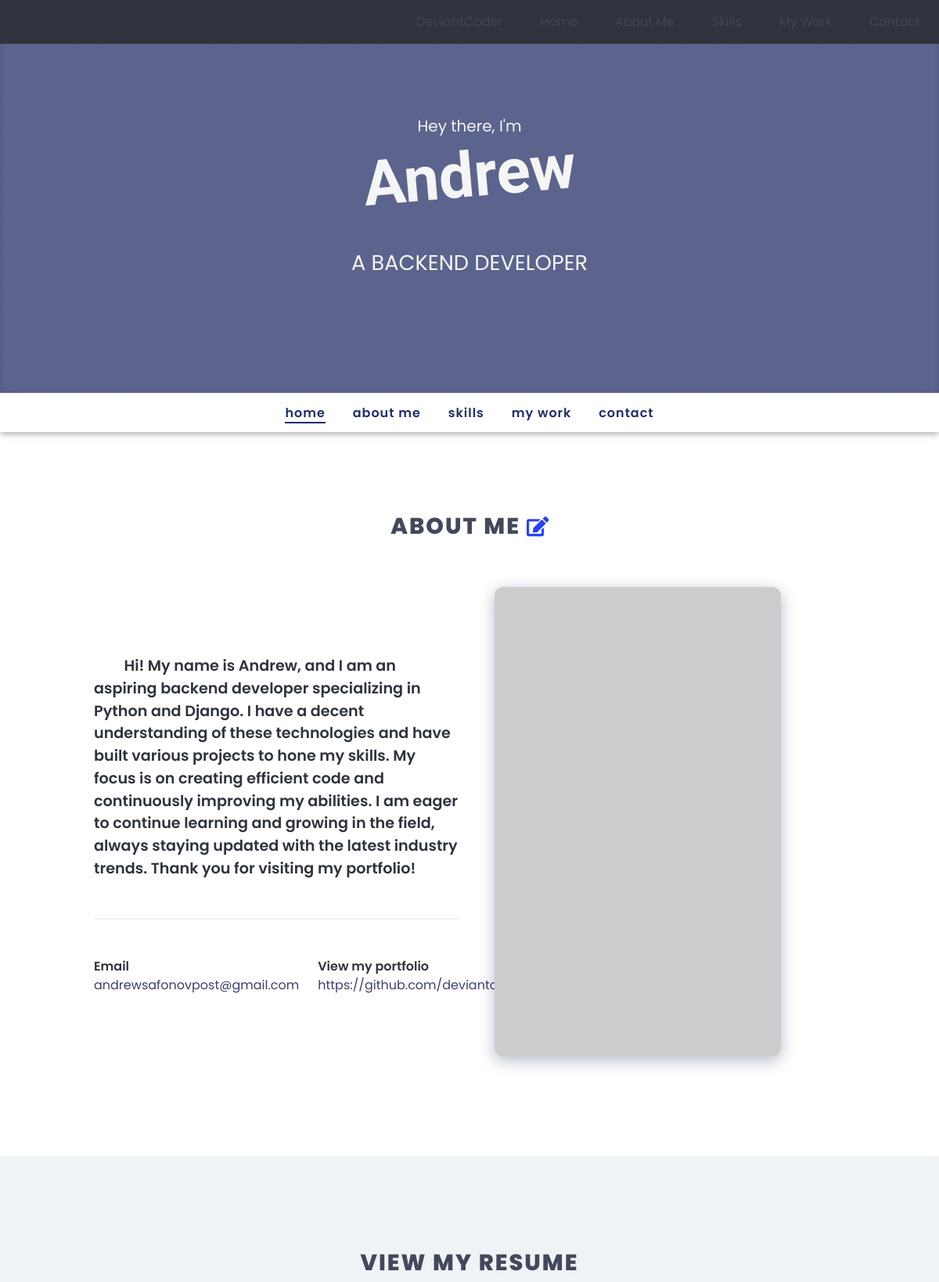
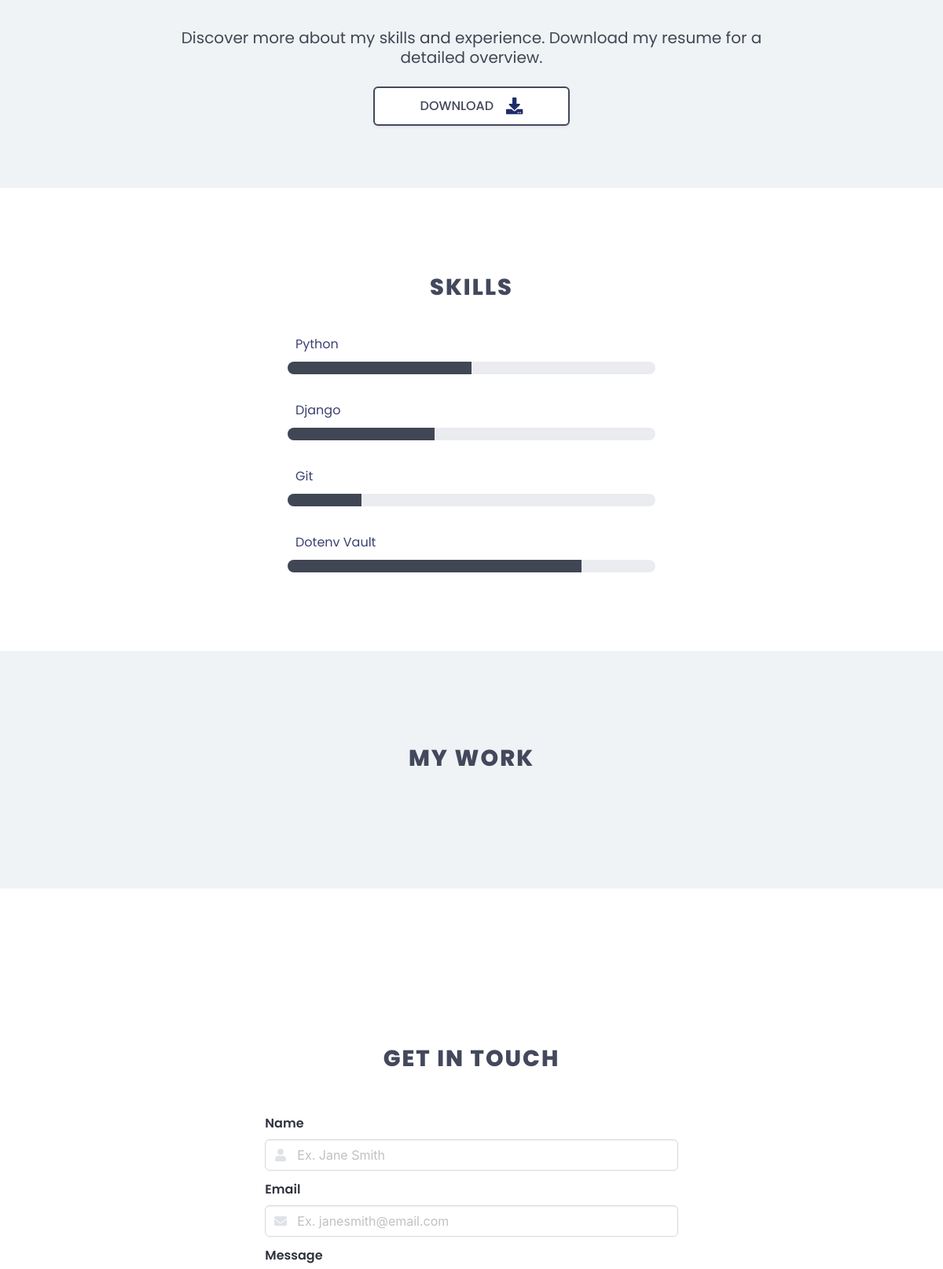
The page / (upper part) on the database its author committed (2 pictures, top to bottom).
### portfolio/models.py (models this page shows, shortened)
class Portfolio(models.Model):
    name = models.CharField(max_length=50, null=True, blank=True)
    bio = models.TextField(null=True, blank=True)
    email = models.EmailField(max_length=50, null=True, blank=True)
    github = models.CharField(max_length=100, null=True, blank=True)
    resume = models.FileField(upload_to='resume', null=True, blank=True)

class Skill(models.Model):
    portfolio = models.ForeignKey(Portfolio, on_delete=models.CASCADE, null=True, blank=True)
    name = models.CharField(max_length=50, null=True, blank=True)
    progress = models.IntegerField(default=0, validators=[
        MinValueValidator(0),
        MaxValueValidator(100)
    ])
    id = models.UUIDField(default=uuid4, unique=True, editable=False, primary_key=True)
    def __str__(self):
        return self.name

class Message(models.Model):
    name = models.CharField(max_length=100, null=True, blank=True)
    email = models.EmailField(max_length=100, null=True)
    message = models.TextField()
    created = models.DateTimeField(auto_now_add=True)
    id = models.UUIDField(default=uuid4, unique=True, editable=False, primary_key=True)

### portfolio/views.py (the view)
# urls.py: path('', views.index, name='index'),
def index(request):
    portfolio = Portfolio.objects.first()
    skills = portfolio.skill_set.all()
    form = MessageForm()
    if request.method == 'POST':
        send_message(request)
    github_repos = get_github_repos()
    print()
    context = {
        'portfolio': portfolio,
        'skills': skills,
        'form': form,
        'github_repos': github_repos,
    }
    return render(request, 'portfolio/portfolio.html', context)

### portfolio/forms.py
class MessageForm(forms.ModelForm):
    class Meta:
        model = Message
        fields = ['name', 'email', 'message']
        widgets = {
            'name': forms.TextInput(attrs={
                'class': 'input', 'placeholder': 'Ex. Jane Smith', 'type': 'text', 'name': 'Name'
            }),
            'email': forms.EmailInput(attrs={
                'class': 'input', 'placeholder': 'Ex. janesmith@email.com', 'type': 'email', 'name': 'Email'
            }),
            'message': forms.Textarea(attrs={
                'class': 'textarea', 'placeholder': 'Your message', 'name': 'Message'
            }),
        }

### portfolio/views.py (called while the page is built, shortened)
def get_github_repos():
    url = 'https://api.github.com/users/deviantcoder/repos'
    try:
        response = requests.get(url)
        response.raise_for_status()
        github_repos = response.json()
    except requests.RequestException as e:
        print(f'Error fetching GitHub repos: {e}')
        return []

### portfolio/templates/portfolio/portfolio.html (shortened to what this page needs)
{% extends 'main.html' %}
{% block content %}
{% load static %}
<div class="hero-body">
    <div class="container has-text-centered">
      <h1 class="subtitle">Hey there, I'm</h1>
      <h2 class="title">{{ portfolio.name }}</h2>
      <h1 class="subtitle profession">a backend developer</h1>
    </div>
  </div>
  <div class="hero-foot ">
    <div class="hero-foot--wrapper">
      <div class="columns">
        <div class="column is-12 hero-menu-desktop has-text-centered is-fixed-top">
          <ul>
            <li class="is-active">
              <a href="#home">Home</a>
            </li>
            <li>
              <a href="#about-me">About Me</a>
            </li>
            <li>
              <a href="#skills">Skills</a>
            </li>
            <li>
              <a href="#my-work">My Work</a>
            </li>
            <li>
              <a href="#contact">Contact</a>
            </li>
          </ul>
        </div>
      </div>
    </div>
  </div>
</section>
</div>
<div class="main-content">
<div class="section-light about-me" id="about-me">
  <div class="container">
    <div class="column is-12 about-me">
      <h1 class="title has-text-centered section-title">About Me <a href="{% url 'edit_portfolio' %}">
        <i class="fas fa-edit fa-sm"></i>
      </a></h1>
    </div>
    <div class="columns is-multiline">
      <div
        class="column is-6 has-vertically-aligned-content"
        data-aos="fade-right"
      >
        <p class="is-larger">
          &emsp;&emsp;<strong
            >{{ portfolio.bio }}</strong
          >
        </p>
        <br />
        <hr>
        <br />
        <div class="columns about-links">
          <div class="column">
            <p class="heading">
              <strong>Email</strong>
            </p>
            <p class="subheading">
              {{ portfolio.email }}
            </p>
          </div>
          <div class="column">
            <p class="heading">
              <strong>View my portfolio</strong>
            </p>
            <p class="subheading">
              {{ portfolio.github }}
            </p>
          </div>
        </div>
      </div>
      <div class="column is-6 right-image " data-aos="fade-left">
        <img
          class="is-rounded"
          src="https://picsum.photos/id/366/600/375"
          alt=""
        />
      </div>
    </div>
  </div>
</div>
<div class="section-dark resume">
  <div class="container">
    <div
      class="columns is-multiline"
      data-aos="fade-in"
      data-aos-easing="linear"
    >
      <div class="column is-12 about-me">
        <h1 class="title has-text-centered section-title">
          View My Resume
        </h1>
      </div>
      <div class="column is-10 has-text-centered is-offset-1">
        <h2 class="subtitle">
          Discover more about my skills and experience. Download my resume for a detailed overview.
        </h2>
        <form action="example.docs">
          <button class="button">
            Download&emsp;<i class="fas fa-download fa-lg"></i>
          </button>
        </form>
      </div>
    </div>
  </div>
</div>
<div class="section-light skills" id="skills">
  <div class="container">
    <div class="columns is-multiline is-centered">
      <div class="column is-12 about-me">
        <h1 class="title has-text-centered section-title">Skills</h1>
      </div>
      <div
        class="column is-6"
        data-aos="fade-in"
        data-aos-easing="linear"
      >
      {% for skill in skills %}
        <h1>{{ skill }}</h1>
        <progress class="progress" value="{{ skill.progress }}" max="100"></progress>
      {% endfor %}
      </div>
    </div>
  </div>
</div>
<div class="section-dark my-work" id="my-work">
  <div class="container">
    <div
      class="columns is-multiline"
      data-aos="fade-in"
      data-aos-easing="linear"
    >
      <div class="column is-12">
        <h1 class="title has-text-centered section-title">My Work</h1>
      </div>
    </div>
  </div>
</div>
<div class="section-light contact" id="contact">
  <div class="container">
    <div
      class="columns is-multiline"
      data-aos="fade-in-up"
      data-aos-easing="linear"
    >
      <div class="column is-12 about-me">
        <h1 class="title has-text-centered section-title">
          Get in touch
        </h1>
      </div>
      <div class="column is-8 is-offset-2">
        <form method="POST">
        {% for field in form %}
          <div class="field">
            <label class="label">{{ field.label }}</label>
            <div class="control has-icons-left">
              {{ field }}
                {% if field.name == 'name' %}
                  <span class="icon is-small is-left">
                  </span>
                {% elif field.name == 'email' %}
                  <span class="icon is-small is-left">
                  </span>
                {% endif %}
            </div>
          </div>
          {% endfor %}
        </form>
      </div>
    </div>
  </div>
</div>
</div>
{% endblock content %}

### templates/main.html (shortened to what this page needs)
<!DOCTYPE html>
{% load static %}
<html lang="en">
  <head>
    <link rel="stylesheet" href="https://unpkg.com/bulma@1.0.0/css/bulma.min.css" />
    <link rel="stylesheet" type="text/css" href="{% static 'css/showcase.css' %}" />
  </head>
  <body>
    <div class="header-wrapper" id="home">
      <section class="hero is-medium">
        {% include 'navbar.html' %}
        {% block content %}
        {% endblock content %}
    <link href="https://cdn.rawgit.com/michalsnik/aos/2.1.1/dist/aos.css" rel="stylesheet">
  </body>
</html>

### templates/navbar.html (shortened to what this page needs)
{% load static %}
<nav class="navbar is-fixed-top has-background-dark">
  <div id="mobile-nav" class="navbar-menu">
    <div class="navbar-end">
      <div class="navbar-item">
        <a class="navbar-item" href="/">
          DeviantCoder
        </a>
      </div>
      <div class="navbar-item">
        <a class="navbar-item" href="#home">
          Home
        </a>
      </div>
      <div class="navbar-item">
        <a class="navbar-item" href="#about-me">
          About Me
        </a>
      </div>
      <div class="navbar-item">
        <a class="navbar-item" href="#skills">
          Skills
        </a>
      </div>
      <div class="navbar-item">
        <a class="navbar-item" href="#my-work">
          My Work
        </a>
      </div>
      <div class="navbar-item">
        <a class="navbar-item" href="#contact">
          Contact
        </a>
      </div>
    </div>
  </div>
</nav>
  <link href="https://cdn.rawgit.com/michalsnik/aos/2.1.1/dist/aos.css" rel="stylesheet">

### static/css/showcase.css (style rules this page uses)
.has-vertically-aligned-content { display: flex; flex-direction: column; justify-content: center; }
* { box-sizing: border-box; }
html { font-family: 'Poppins', Lato, Tahoma, sans-serif; width: 100%; min-height: 100%; }
.header-wrapper { padding-bottom: 30px; }
.hero { background-image: url(https://picsum.photos/id/381/1920/1080); background: linear-gradient(rgba(31, 44, 108, 0.65), rgba(31, 44, 108, 0.65)), rgba(0, 0, 0, 0.55) url("https://picsum.photos/id/381/1920/1080") no-repeat; background-attachment: fixed; background-size: cover; color: white; box-shadow: inset 0 3px 6px rgba(0, 0, 0, 0.16), 0 3px 6px rgba(0, 0, 0, 0.23); font-family: 'Poppins', sans-serif; }
.hero .title { font-family: 'Kaushan Script', sans-serif; transform: rotate(-5deg); font-size: 5rem; color: whitesmoke; }
.hero .subtitle { padding: 5px; color: whitesmoke; }
.hero .profession { padding-top: 50px; font-size: 1.7rem; text-transform: uppercase; }
.hero .hero-foot { height: 50px; background: white; box-shadow: 0 2px 15px rgba(0, 0, 0, 0.082); }
.hero .hero-foot .hero-foot--wrapper { margin: 7px auto; height: 50px; }
.hero .hero-foot .hero-foot--wrapper .hero-menu-desktop { line-height: 38px; font-weight: 600; text-transform: lowercase; letter-spacing: 1px; font-size: 1rem; }
.hero .hero-foot .hero-foot--wrapper .hero-menu-desktop ul li { display: inline-block; padding-right: 15px; padding-left: 15px; }
.hero .hero-foot .hero-foot--wrapper .hero-menu-desktop ul li.is-active a { border-bottom: 2px solid #1f2c6c; }
.hero .hero-foot .hero-foot--wrapper .hero-menu-desktop ul li a { color: #1f2c6c; }
.main-content { padding-top: 2rem; color: #3c4172; font-family: 'Poppins', sans-serif; }
.main-content .section-dark { background-color: #f0f3f5; padding: 60px 0px; }
.main-content .section-dark.resume { height: 400px; padding-top: 100px; }
.main-content .section-dark.resume .title { padding: 20px; }
.main-content .section-dark.resume button { border: 2px solid #43485c; background: white; color: #43485c; height: 50px; width: 250px; font-size: 1rem; text-transform: uppercase; }
.main-content .section-dark.resume .fa-download { color: #1f2c6c; }
.main-content .section-dark.my-work { padding: 120px; }
.main-content .section-light { padding: 30px; }
.main-content .section-light.about-me { padding-bottom: 100px; }
.main-content .section-light.about-me .is-larger { font-size: 1.2rem; }
.main-content .section-light.about-me .right-image img { border-radius: 11px; margin: 20px; box-shadow: 0 5px 20px rgba(14, 25, 80, 0.3); }
.main-content .section-light.skills { padding: 100px; }
.main-content .section-light.skills h1 { padding: 10px; }
.main-content .section-light.contact { padding: 200px; }
.main-content .section-title { color: #43485c; text-transform: uppercase; font-size: 1.8rem; letter-spacing: 2px; padding-bottom: 30px; }
.fa-download { color: #43485c; }

### rows shown on the page
Portfolio: name "Andrew", bio "Hi! My name is Andrew, and I am an aspiring backend developer specializing in Python and Django. I have a decent understanding of these technologies and have built various projects to hone my skills. My focus is on creating efficient code and continuously improving my abilities. I am eager to continue learning and growing in the field, always staying updated with the latest industry trends. Thank you for visiting my portfolio!", email "andrewsafonovpost@gmail.com", github "https://github.com/deviantcoder"
Skill: name "Python", progress 50 (drawn)
Skill: name "Django", progress 40 (drawn)
Skill: name "Git", progress 20 (drawn)
Skill: name "Dotenv Vault", progress 80 (drawn)

### other values the page prints
{{ field.label }} "Name" "Email" "Message"
